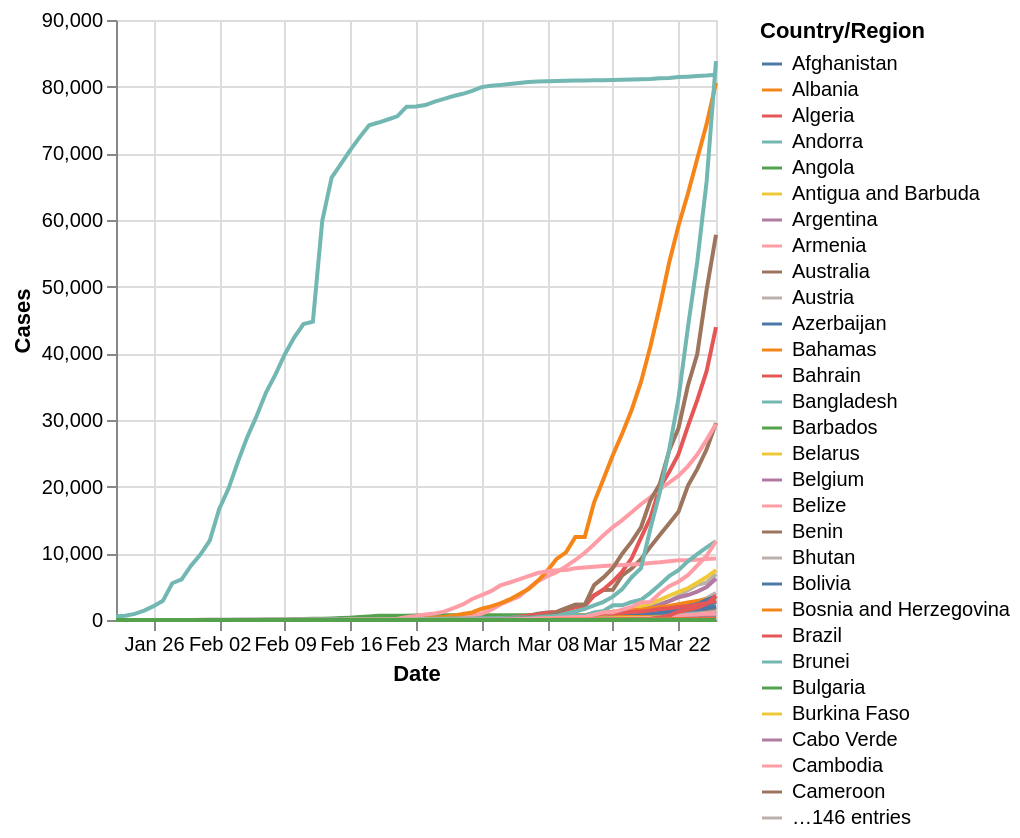

The notebook cell saved with this chart:
### Markdown cell above
3- Using line mark, create a timeline of  cases per countries.

### Code cell
alt.Chart(country).mark_line().encode(
    x = 'Date',
    y = 'Cases',
    color='Country/Region',
    tooltip='Country/Region'
)

### Figure 1 — Vega-Lite specification as saved in the notebook (floating-point values rounded to 4 significant figures; data arrays with more than 128 entries replaced by an {"elided": "..."} marker saying what was removed)
{"config": {"view": {"continuousWidth": 300, "continuousHeight": 300}}, "data": {"name": "data-384f69a593b35e9cad7c102c1b819bb5"}, "mark": {"type": "line"}, "encoding": {"color": {"field": "Country/Region", "type": "nominal"}, "tooltip": {"field": "Country/Region", "type": "nominal"}, "x": {"field": "Date", "type": "temporal"}, "y": {"field": "Cases", "type": "quantitative"}}, "$schema": "https://vega.github.io/schema/vega-lite/v5.20.1.json", "datasets": {"data-384f69a593b35e9cad7c102c1b819bb5": {"elided": "11375 records"}}}
